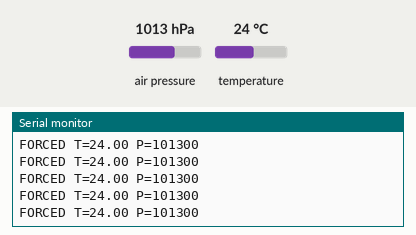
The sketch below on a simulated Arduino Uno, built with avr-gcc and run on an emulated ATmega328P. Shown: the last lines printed to the serial monitor. Inputs (shaded band) come from the test bench; at power-on: air pressure 1013 hPa, temperature 24 °C.

Above: at 1.2 s.
1.3 s: air pressure set to 952 hPa
At 2.2 s:
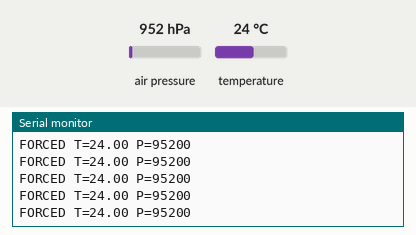
2.8 s: temperature set to 12 °C
At 3.4 s:
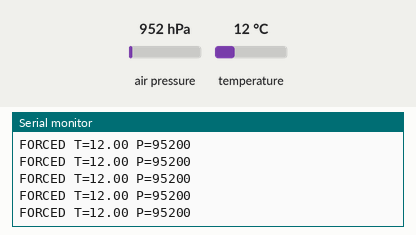
4.3 s: air pressure set to 975 hPa
At 5.3 s:
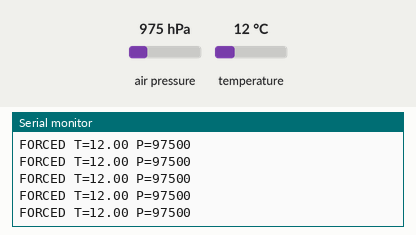
Timing chart, 0 to 7.3 s (numbered marks = the images above; inputs shaded):
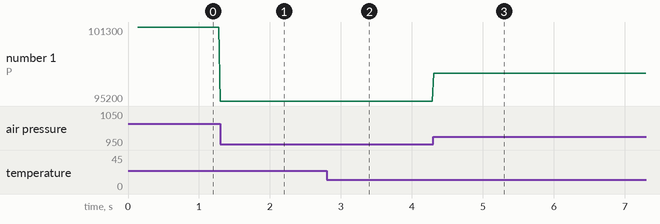

Measured:
- after the input at 1.3 s, the serial monitor: prints a new line at once (image 1)
- after the input at 2.8 s, the serial monitor: prints a new line at once (image 2)
- after the input at 4.3 s, the serial monitor: prints a new line at once (image 3)
- plotted number 1: 95200 → 97500 after the input at 4.3 s

The sketch:

avr-adafruit-bmp280.ino
```cpp
// Arduino Uno + one BMP280 at 0x76 on Wire (SDA = A4, SCL = A5), read with
// Adafruit_BMP280: the library most projects read the part with.
//
// First the way the gallery examples do it (begin(0x76), then setSampling()
// for normal mode), then in forced mode, where every reading is one
// takeForcedMeasurement(). A test can tell from the lines whether begin()
// found the chip, whether takeForcedMeasurement() came back, and which values
// the driver's own compensation makes of what it read.
//
// Serial protocol (115200): BOOT, then BEGIN=OK or BEGIN=FAIL, then a line
// per pass, "NORMAL T=<c> P=<pa>" for the first passes and
// "FORCED T=<c> P=<pa>" from then on, T with two decimals and P with none.
//
// Rebuild: node project/board-buses-2026-09/harness/compile-fixture.mjs \
//   --fqbn arduino:avr:uno \
//   --libs "Adafruit BMP280 Library,Adafruit Unified Sensor,Adafruit BusIO" \
//   --out <this dir> <this dir>/avr-adafruit-bmp280.ino
#include <Wire.h>
#include <Adafruit_BMP280.h>

#define NORMAL_PASSES 6

Adafruit_BMP280 bmp;

static void report(const __FlashStringHelper *mode) {
  Serial.print(mode);
  Serial.print(F(" T="));
  Serial.print(bmp.readTemperature(), 2);
  Serial.print(F(" P="));
  Serial.println(bmp.readPressure(), 0);
}

void setup() {
  Serial.begin(115200);
  Serial.println(F("BOOT"));
  if (!bmp.begin(0x76)) {
    Serial.println(F("BEGIN=FAIL"));
    while (1) delay(10);
  }
  Serial.println(F("BEGIN=OK"));
  bmp.setSampling(Adafruit_BMP280::MODE_NORMAL,
                  Adafruit_BMP280::SAMPLING_X2,
                  Adafruit_BMP280::SAMPLING_X16,
                  Adafruit_BMP280::FILTER_X16,
                  Adafruit_BMP280::STANDBY_MS_500);
}

void loop() {
  static uint8_t pass = 0;
  if (pass < NORMAL_PASSES) {
    report(F("NORMAL"));
    pass++;
    if (pass == NORMAL_PASSES) {
      bmp.setSampling(Adafruit_BMP280::MODE_FORCED,
                      Adafruit_BMP280::SAMPLING_X1,
                      Adafruit_BMP280::SAMPLING_X1,
                      Adafruit_BMP280::FILTER_OFF,
                      Adafruit_BMP280::STANDBY_MS_1);
    }
  } else if (bmp.takeForcedMeasurement()) {
    report(F("FORCED"));
  } else {
    Serial.println(F("FORCED=FAIL"));
  }
  delay(20);
}
```
